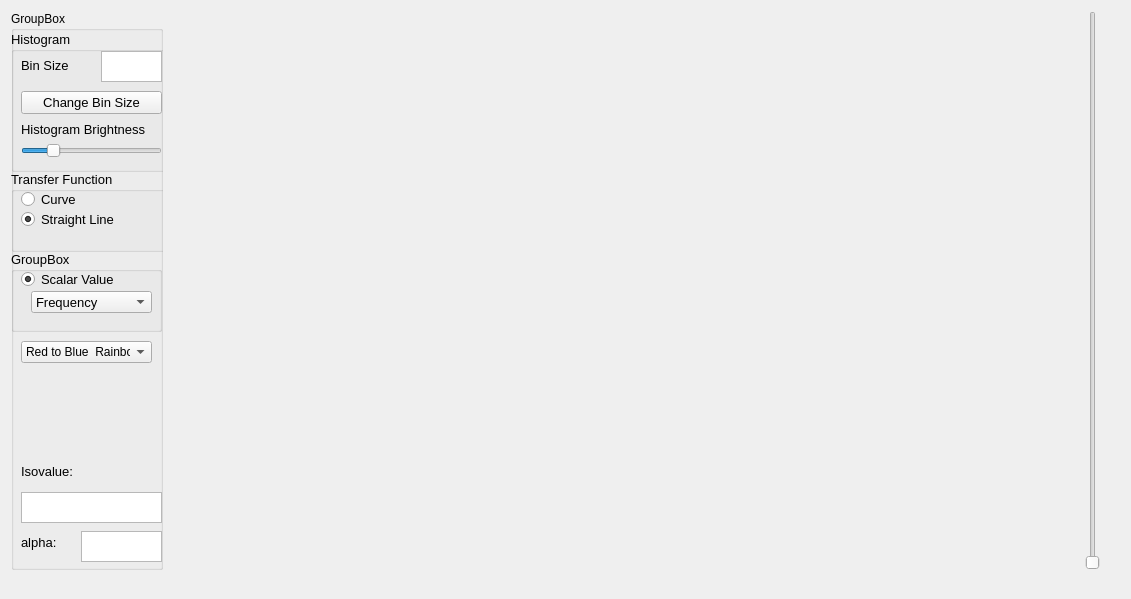
<?xml version="1.0" encoding="UTF-8"?>
<ui version="4.0">
 <class>Transfer_Func1D</class>
 <widget class="QWidget" name="Transfer_Func1D">
  <property name="geometry">
   <rect>
    <x>0</x>
    <y>0</y>
    <width>1131</width>
    <height>599</height>
   </rect>
  </property>
  <property name="sizePolicy">
   <sizepolicy hsizetype="Expanding" vsizetype="Expanding">
    <horstretch>0</horstretch>
    <verstretch>0</verstretch>
   </sizepolicy>
  </property>
  <property name="windowTitle">
   <string>1D Transfer Function</string>
  </property>
  <layout class="QGridLayout" name="gridLayout_2">
   <item row="0" column="0">
    <widget class="QGroupBox" name="groupBox">
     <property name="sizePolicy">
      <sizepolicy hsizetype="Ignored" vsizetype="Expanding">
       <horstretch>0</horstretch>
       <verstretch>0</verstretch>
      </sizepolicy>
     </property>
     <property name="title">
      <string>GroupBox</string>
     </property>
     <widget class="QGroupBox" name="hist_groupBox">
      <property name="geometry">
       <rect>
        <x>0</x>
        <y>20</y>
        <width>161</width>
        <height>141</height>
       </rect>
      </property>
      <property name="font">
       <font>
        <pointsize>10</pointsize>
       </font>
      </property>
      <property name="title">
       <string>Histogram</string>
      </property>
      <widget class="QPushButton" name="Binsize_pushButton">
       <property name="geometry">
        <rect>
         <x>10</x>
         <y>60</y>
         <width>141</width>
         <height>23</height>
        </rect>
       </property>
       <property name="text">
        <string>Change Bin Size</string>
       </property>
      </widget>
      <widget class="QLabel" name="label">
       <property name="geometry">
        <rect>
         <x>10</x>
         <y>24</y>
         <width>51</width>
         <height>21</height>
        </rect>
       </property>
       <property name="font">
        <font>
         <pointsize>10</pointsize>
        </font>
       </property>
       <property name="text">
        <string>Bin Size</string>
       </property>
      </widget>
      <widget class="QTextEdit" name="binsize_textEdit">
       <property name="geometry">
        <rect>
         <x>90</x>
         <y>20</y>
         <width>61</width>
         <height>31</height>
        </rect>
       </property>
       <property name="font">
        <font>
         <pointsize>12</pointsize>
        </font>
       </property>
       <property name="layoutDirection">
        <enum>Qt::LeftToRight</enum>
       </property>
      </widget>
      <widget class="QLabel" name="hist_label">
       <property name="geometry">
        <rect>
         <x>10</x>
         <y>90</y>
         <width>141</width>
         <height>16</height>
        </rect>
       </property>
       <property name="text">
        <string>Histogram Brightness</string>
       </property>
      </widget>
      <widget class="QSlider" name="hist_brightness_horizontalSlider">
       <property name="geometry">
        <rect>
         <x>10</x>
         <y>110</y>
         <width>141</width>
         <height>20</height>
        </rect>
       </property>
       <property name="maximum">
        <number>100</number>
       </property>
       <property name="value">
        <number>20</number>
       </property>
       <property name="orientation">
        <enum>Qt::Horizontal</enum>
       </property>
      </widget>
     </widget>
     <widget class="QGroupBox" name="TransferFunc_groupBox">
      <property name="geometry">
       <rect>
        <x>0</x>
        <y>160</y>
        <width>161</width>
        <height>81</height>
       </rect>
      </property>
      <property name="font">
       <font>
        <pointsize>10</pointsize>
       </font>
      </property>
      <property name="title">
       <string>Transfer Function</string>
      </property>
      <widget class="QRadioButton" name="Curve_radioButton">
       <property name="geometry">
        <rect>
         <x>10</x>
         <y>20</y>
         <width>91</width>
         <height>17</height>
        </rect>
       </property>
       <property name="text">
        <string>Curve</string>
       </property>
       <property name="checked">
        <bool>false</bool>
       </property>
      </widget>
      <widget class="QRadioButton" name="StraightLine_radioButton">
       <property name="geometry">
        <rect>
         <x>10</x>
         <y>40</y>
         <width>121</width>
         <height>17</height>
        </rect>
       </property>
       <property name="text">
        <string>Straight Line</string>
       </property>
       <property name="checked">
        <bool>true</bool>
       </property>
      </widget>
     </widget>
     <widget class="QLabel" name="alpha_label">
      <property name="geometry">
       <rect>
        <x>10</x>
        <y>521</y>
        <width>51</width>
        <height>21</height>
       </rect>
      </property>
      <property name="font">
       <font>
        <pointsize>10</pointsize>
       </font>
      </property>
      <property name="text">
       <string>alpha:</string>
      </property>
     </widget>
     <widget class="QTextEdit" name="show_alpha_textEdit">
      <property name="geometry">
       <rect>
        <x>70</x>
        <y>520</y>
        <width>81</width>
        <height>31</height>
       </rect>
      </property>
      <property name="font">
       <font>
        <pointsize>10</pointsize>
       </font>
      </property>
     </widget>
     <widget class="QLabel" name="isovalue_label">
      <property name="geometry">
       <rect>
        <x>10</x>
        <y>450</y>
        <width>71</width>
        <height>21</height>
       </rect>
      </property>
      <property name="font">
       <font>
        <pointsize>10</pointsize>
       </font>
      </property>
      <property name="text">
       <string>Isovalue:</string>
      </property>
     </widget>
     <widget class="QTextEdit" name="show_iso_textEdit">
      <property name="geometry">
       <rect>
        <x>10</x>
        <y>481</y>
        <width>141</width>
        <height>31</height>
       </rect>
      </property>
      <property name="font">
       <font>
        <pointsize>10</pointsize>
       </font>
      </property>
     </widget>
     <widget class="QGroupBox" name="groupBox_2">
      <property name="geometry">
       <rect>
        <x>0</x>
        <y>240</y>
        <width>151</width>
        <height>81</height>
       </rect>
      </property>
      <property name="font">
       <font>
        <pointsize>10</pointsize>
       </font>
      </property>
      <property name="title">
       <string>GroupBox</string>
      </property>
      <widget class="QRadioButton" name="ScalarV_radioButton">
       <property name="geometry">
        <rect>
         <x>10</x>
         <y>20</y>
         <width>111</width>
         <height>17</height>
        </rect>
       </property>
       <property name="text">
        <string>Scalar Value</string>
       </property>
       <property name="checked">
        <bool>true</bool>
       </property>
      </widget>
      <widget class="QComboBox" name="ScalarV_comboBox">
       <property name="geometry">
        <rect>
         <x>20</x>
         <y>40</y>
         <width>121</width>
         <height>22</height>
        </rect>
       </property>
       <item>
        <property name="text">
         <string>Frequency</string>
        </property>
       </item>
       <item>
        <property name="text">
         <string>Moment 2</string>
        </property>
       </item>
       <item>
        <property name="text">
         <string>Moment 3</string>
        </property>
       </item>
       <item>
        <property name="text">
         <string>Moment 4</string>
        </property>
       </item>
       <item>
        <property name="text">
         <string>Skewness</string>
        </property>
       </item>
       <item>
        <property name="text">
         <string>Kurtosis</string>
        </property>
       </item>
      </widget>
     </widget>
     <widget class="QComboBox" name="comboBox">
      <property name="geometry">
       <rect>
        <x>10</x>
        <y>330</y>
        <width>131</width>
        <height>22</height>
       </rect>
      </property>
      <item>
       <property name="text">
        <string>Red to Blue  Rainbow</string>
       </property>
      </item>
      <item>
       <property name="text">
        <string>Blue to Red  Rainbow</string>
       </property>
      </item>
      <item>
       <property name="text">
        <string>Rainbow Blended White</string>
       </property>
      </item>
     </widget>
    </widget>
   </item>
   <item row="0" column="1">
    <layout class="QGridLayout" name="gridLayout"/>
   </item>
   <item row="0" column="2">
    <widget class="QSlider" name="hist_scale_verticalSlider">
     <property name="minimum">
      <number>1</number>
     </property>
     <property name="maximum">
      <number>100</number>
     </property>
     <property name="value">
      <number>1</number>
     </property>
     <property name="orientation">
      <enum>Qt::Vertical</enum>
     </property>
    </widget>
   </item>
   <item row="0" column="3">
    <spacer name="verticalSpacer">
     <property name="orientation">
      <enum>Qt::Vertical</enum>
     </property>
     <property name="sizeHint" stdset="0">
      <size>
       <width>20</width>
       <height>551</height>
      </size>
     </property>
    </spacer>
   </item>
   <item row="1" column="0">
    <spacer name="horizontalSpacer">
     <property name="orientation">
      <enum>Qt::Horizontal</enum>
     </property>
     <property name="sizeType">
      <enum>QSizePolicy::Fixed</enum>
     </property>
     <property name="sizeHint" stdset="0">
      <size>
       <width>152</width>
       <height>18</height>
      </size>
     </property>
    </spacer>
   </item>
   <item row="1" column="1">
    <spacer name="horizontalSpacer_2">
     <property name="orientation">
      <enum>Qt::Horizontal</enum>
     </property>
     <property name="sizeHint" stdset="0">
      <size>
       <width>875</width>
       <height>18</height>
      </size>
     </property>
    </spacer>
   </item>
  </layout>
 </widget>
 <resources/>
 <connections/>
</ui>
